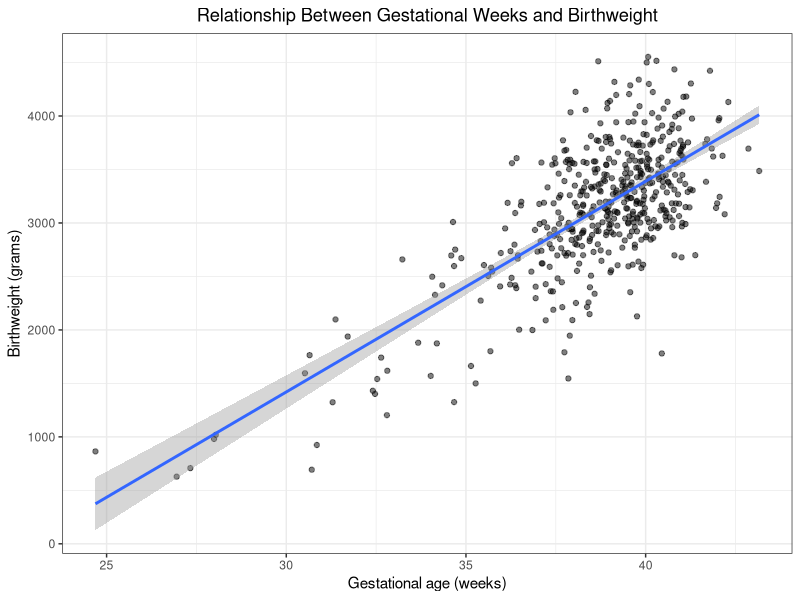
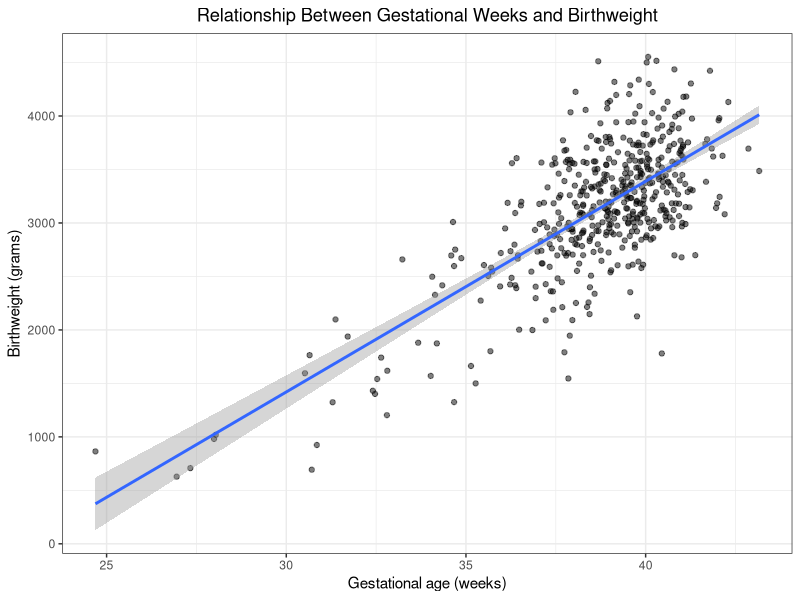

R code for these plots, in order:
# Programming Asessment
# Candidate number 491928
install.packages("ggplot2")
install.packages("rstudioapi")
library(rstudioapi)
library(ggplot2)

setwd(dirname(rstudioapi::getSourceEditorContext()$path))

# Read in data from the two files
births_df <- read.csv("files/births.csv")
score_df <- read.csv("files/score.csv")

# Examine the births dataset
head(births_df)

# Transform variables to factors with labels
births_df$lowbw <- factor(births_df$lowbw,
  levels = c(0, 1),
  labels = c("Normal birthweight", "Low birthweight")
)
births_df$preterm <- factor(births_df$preterm,
  levels = c(0, 1),
  labels = c("Not preterm", "Preterm")
)
births_df$hyp <- factor(births_df$hyp,
  levels = c(0, 1),
  labels = c("No maternal hypertension", "Maternal hypertension")
)
births_df$sex <- factor(births_df$sex,
  levels = c(1, 2),
  labels = c("Male", "Female")
)

# Display the first few rows of the data frame to check the changes.
# Check the transformation into factors as expected.
head(births_df)
str(births_df)

# Cleaning the dataset by omitting rows with missing observations.
births_df_clean <- na.omit(births_df)
score_df_clean <- na.omit(score_df)

# Combine the datasets keeping both matching and unmatching records.
merged_df <- merge(births_df_clean, score_df_clean, by = "id", all = TRUE)
str(merged_df)
# This combined dataframe as 490 rows. The result is a table
# with the births dataset and variable "score" assigned to the row 
# with the same "id" number. Note that not all rows have a "score".

# Reorder the merged dataset by the "score" variable.
sorted_merged_df <- merged_df[order(merged_df$score), ]


# Name the continuous variables
continuous_variables <- merged_df[, c("bweight", "matage", "gestwks", "score")]

# Compute correlation matrix, using the argument 'use' to handle missing values
correlation_matrix <- cor(continuous_variables, use = "pairwise.complete.obs")

# Print the correlation matrix
print(correlation_matrix)

# Examine two way distribution of categorical variables as a table.
# Function to print the crosstab and its title
print_crosstab <- function(data, row_var, col_var, title) {
  cat(title, ":\n")
  print(table(data[[row_var]], data[[col_var]]))
  cat("\n") # for spacing
}

# Now call this function for each pair of variables
print_crosstab(merged_df, "sex", "hyp", "Sex and Hypertension distribution")
print_crosstab(merged_df, "sex", "preterm", "Sex and Preterm distribution")
print_crosstab(merged_df, "preterm", "hyp", "Preterm and Hypertension 
               distribution")
print_crosstab(merged_df, "sex", "lowbw", "Low birthweight and Sex 
               distribution")
print_crosstab(merged_df, "lowbw", "hyp", "Low birthweight and Hypertension 
               distribution")
print_crosstab(merged_df, "lowbw", "preterm", "Low birthweight and Preterm 
               distribution")


# Create a new variable high score that identifies scores greater than 150.


merged_df$highscore <- with(merged_df, ifelse(is.na(score), "No Score",
  ifelse(score > 150, "Yes", "No")
))

# Convert the highscore variable to a factor
merged_df$highscore <- factor(merged_df$highscore, levels = c("No", "Yes", "No 
                                                              Score"))

aggregate(bweight ~ highscore + sex, data = merged_df, FUN = mean)


# Visualize the distribution of birthweight and gestational weeks in a plot
gestwks_v_bweight <- ggplot(merged_df, aes(x = gestwks, y = bweight)) +
  geom_point(alpha = 0.5) +
  geom_smooth(method = "lm", formula = y ~ x) +
  labs(
    x = "Gestational age (weeks)",
    y = "Birthweight (grams)",
    title = "Relationship Between Gestational Weeks and Birthweight"
  ) +
  theme_bw() +
  theme(plot.title = element_text(hjust = 0.5))

# Display the plot
print(gestwks_v_bweight)

# Now you can save the plot using ggsave()
ggsave("491928_bweight_vs_gestwks_R.pdf", plot = gestwks_v_bweight, device = 
         "pdf", width = 7, height = 7)


# Save final dataframe
write.csv(merged_df, file = "491928_dataset_R.csv", row.names = FALSE)
